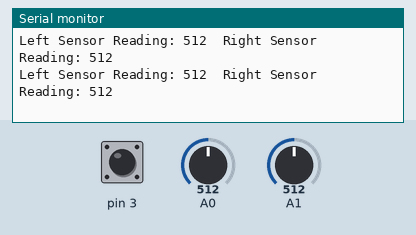
The sketch below on a simulated Arduino Uno, built with avr-gcc and run on an emulated ATmega328P. Parts: the last lines printed to the serial monitor. Inputs (shaded band) come from the test bench; at power-on: A0 = 512, A1 = 512, pin 3 HIGH.

Above: at 3.8 s.
3.9 s: A0 set to 985
At 4.09 s:
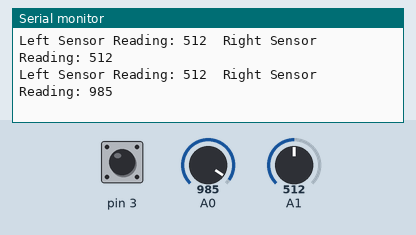
5.4 s: A0 set to 1016
At 5.46 s:
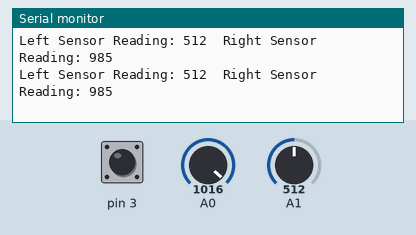
9.9 s: A1 set to 991
At 9.9 s:
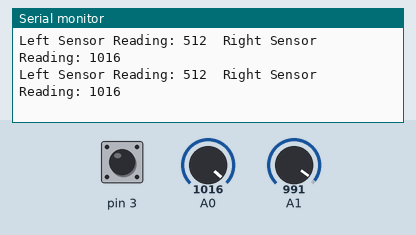
11.4 s: A1 set to 1012
At 11.44 s:
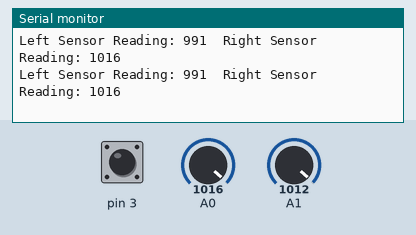
Timing chart, 0 to 14.4 s (numbered marks = the images above; inputs shaded):
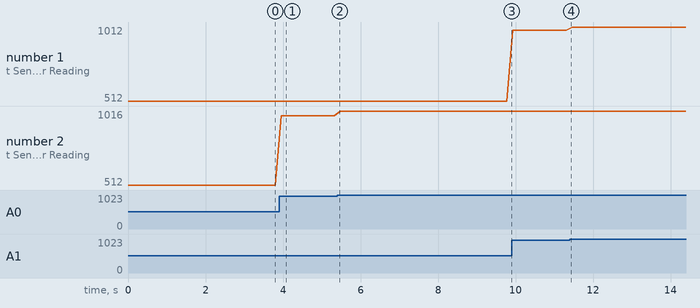

Measured:
- after the input at 3.9 s, the serial monitor: prints a new line after 0.06 s (image 1)
- plotted number 1: 512 → 991 after the input at 9.9 s, 991 → 1012 after the input at 11.4 s
- plotted number 2: 512 → 985 after the input at 3.9 s, 985 → 1016 after the input at 5.4 s

The sketch:

4.2.1.ino
```cpp
#include <avr/io.h>
#include <util/delay.h>
#include <stdlib.h>   // for itoa()
#include <string.h>   // for strcmp()

void InitUSART(uint32_t baud_rate);
void InitADC(void);
uint16_t ReadADCSingleConversion(uint8_t channel);
void TransmitByte(uint8_t data);
void TransmitSensorData(uint16_t left_sensor, uint16_t right_sensor);

int main(void)
{
  InitUSART(9600);
  InitADC();
  EIMSK |= (1<<INT1); // Enable INT1
  EICRA |= (1<<ISC11); // INT1 on falling edge
  sei(); // enable interrupts
  uint8_t right_sensor_pin = 0; //ADC[0] i.e A0
  uint8_t left_sensor_pin = 1; //ADC[1] i.e A1
  uint16_t left_sensor_vals = 0;
  uint16_t right_sensor_vals = 0;
  do
  {
    left_sensor_vals = ReadADCSingleConversion(left_sensor_pin);
    right_sensor_vals = ReadADCSingleConversion(right_sensor_pin);
    TransmitSensorData(left_sensor_vals, right_sensor_vals);
    _delay_ms(100);
  }
  while(true);
}

uint16_t ReadADCSingleConversion(uint8_t channel)
{
  const uint8_t kMuxMask = ((1<<MUX0) | (1<<MUX1) | (1<<MUX2) | (1<<MUX3));
  // clear MUX
  ADMUX &= ~kMuxMask;
  // set input channel
  ADMUX |= channel;
  // start single conversion
  ADCSRA |= (1<<ADSC);
  // wait until it is finished
  do {} while( ADCSRA & (1<<ADSC) );
  // return result
  return ADC;
}

void InitUSART(uint32_t baud_rate)
// sets BAUD rate depending on content in UBRR,
// enables receiver and transmitter
// sets frame format: 8 data bits, 1 (or 2) stop bit(s)
{
  // Set USART Baud rate using register UBRR0
  //official formula ubrr_val = F_CPU/(baud_rate*16) - 1;
  uint16_t ubrr_val = (F_CPU - 8 * baud_rate)/(16*baud_rate); // clever rounding
  UBRR0 = ubrr_val;
  UCSR0B = (1<<RXEN0) | (1<<TXEN0) ; // Enable receiver and transmitter
  // Set frame format: 8 data , 1 or 2 stop bits
  UCSR0C = (1 << UCSZ01) | (1 << UCSZ00); // 8 data bits, 1 stop bit
  //UCSR0C |= (1 << USBS0); // 2 stop bits
}

void TransmitByte(uint8_t data)
// Transmit function based on polling of data register empty (UDRE0) bit.
{
  // Wait for empty transmit buffer using a polling strategy
  // Polling: keep on checking if something has changed
  // if UDRE0 in UCSROA register zero, then buffer is full, no writing.
  // if UDRE0 is HIGH, then the buffer is empty, and new data can be written.
  do{} while (!(UCSR0A & (1<<UDRE0)));
  // If data register empty (UDREO bit is one), put data into buffer to send
  UDR0 = data;
}

void TransmitSensorData(uint16_t left_sensor, uint16_t right_sensor)
{
  char Buffer[10];
  char text1[] = "Left Sensor Reading: ";
  uint8_t i = 0;

  while(text1[i] != '\0')
  {
    TransmitByte(text1[i]);
    i++;
  }

  itoa(left_sensor, Buffer, 10); //converting left_sensor value to decimal string
  i = 0;
  while(Buffer[i] != '\0')
  {
    TransmitByte(Buffer[i]);
    i++;
  }

  TransmitByte(' ');
  TransmitByte(' ');

  char text2[] = "Right Sensor Reading: ";
  i = 0;
  while(text2[i] != '\0')
  {
    TransmitByte(text2[i]);
    i++;
  }

  itoa(right_sensor, Buffer, 10); //converting right_sensor value to decimal string
  i = 0;
  while(Buffer[i] != '\0')
  {
    TransmitByte(Buffer[i]);
    i++;
  }

  TransmitByte('\n');
}

void InitADC(void)
{
  // internal Vcc (+5 V) as REF voltage
  ADMUX = (1<<REFS0);
  // prescale divison factor 128, ADC clock: 125 kHz, sampling rate: 9.6 KHz
  ADCSRA = (1<<ADPS2) | (1<<ADPS1)| (1<<ADPS0);
  // endable ADC
  ADCSRA |= (1<<ADEN);
  // do first ADC run (initialisation) to warm up
  ADCSRA |= (1<<ADSC); // start single conversion
  // Wait until first conversion is finished, ADSC bit resets to 0 on ADC complete
  do {} while ( ADCSRA & (1<<ADSC) );
  // Read ADC register to clean ADC
  uint16_t garbage = ADC;
}
```
